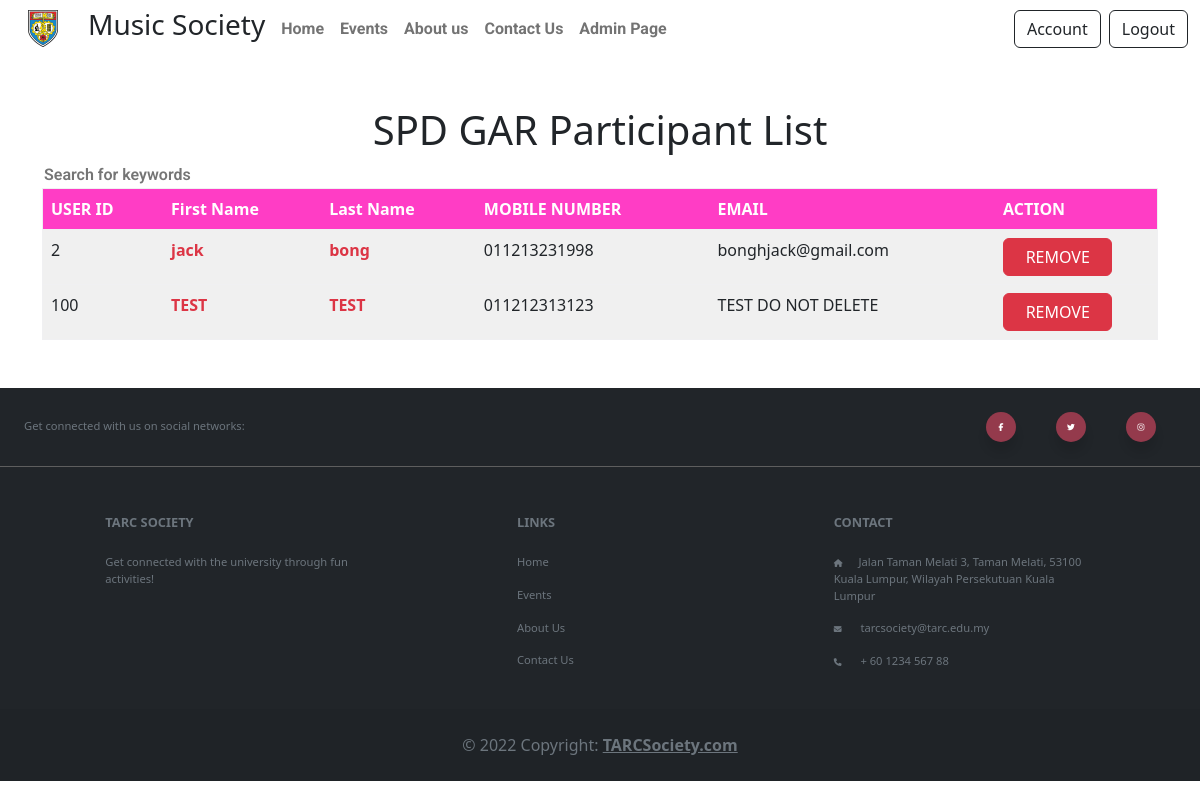
Page /event-participant.php?Event_ID=3 (signed in) on the committed database.
### tables this page shows
CREATE TABLE `event` (
  `Event_ID` int(11) NOT NULL,
  `Event_Name` varchar(50) NOT NULL,
  `Event_Image` mediumblob NOT NULL,
  `Event_Desc` longtext NOT NULL,
  `Date` date NOT NULL,
  `Time` time NOT NULL,
  `Location` varchar(30) NOT NULL,
  `Price` double NOT NULL,
  `Seat` int(255) NOT NULL
);

CREATE TABLE `user` (
  `User_ID` int(11) NOT NULL,
  `First_Name` varchar(30) NOT NULL,
  `Last_Name` varchar(30) NOT NULL,
  `Email` varchar(30) DEFAULT NULL,
  `Mobile_Number` varchar(30) NOT NULL,
  `Password` varchar(30) NOT NULL
);

### event-participant.php (the view, shortened to what this page needs)
<?php
require("PHP_modules/conn.php");
?>
<!DOCTYPE html>
<html lang="en">
<head>
    <link rel="stylesheet" href="CSS/main.css">
    <link rel="stylesheet" href="https://cdn.jsdelivr.net/npm/bootstrap@5.2.0/dist/css/bootstrap.min.css">
</head>
<body>
    <?php require("PHP_modules/Navigation.php") ?>
    <?php
    $sql = "SELECT * FROM Booking WHERE Event_ID=" . $_GET["Event_ID"];
    $result = $mysqli->query($sql);
    $sql="SELECT * FROM event WHERE Event_ID=". $_GET["Event_ID"];
    $eventResult = $mysqli->query($sql);
    $eventRow = $eventResult->fetch_assoc();
    ?>
    <h1 class="text-center mt-5"><?php echo $eventRow['Event_Name'] ?> Participant List</h1>
    <div class="booking-list container mb-5">
        <table class="table table" style="border:1px solid #f0f0f2">
            <div class="d-flex" style="width:40%;">
                <input type="text ps-5 pe-5" style="width:100%;border:none;font-family: 'Roboto';font-weight: 600;" placeholder='Search for keywords'></input>
            </div>
            <tbody>
                <tr class="text-white" style="background-color: #ff3dc5;">
                    <th class="fw-bold">USER ID</th>
                    <td class="fw-bold">First Name</td>
                    <td class="fw-bold">Last Name</td>
                    <td class="fw-bold">MOBILE NUMBER</td>
                    <td class="fw-bold">EMAIL</td>
                    <td class="fw-bold">ACTION</td>
                </tr>
                <?php
                for ($i = 0; $i < mysqli_num_rows($result); $i++) {
                    $row = $result->fetch_assoc();
                    $sql = "SELECT * FROM user WHERE User_ID=" . $row["User_ID"];
                    $userResult = $mysqli->query($sql);
                    $userRow = $userResult->fetch_assoc();
                    echo ('<tr style="background-color:#f0f0f0;">
                        <td>'. $userRow['User_ID'] .'</td>
                        <td class="fw-semibold text-danger">'. $userRow['First_Name'] .'</td>
                        <td class="fw-semibold text-danger">'. $userRow['Last_Name'] .'</td>
                        <td class="fw-light">'. $userRow['Mobile_Number'] .'</td>
                        <td class="fw-light">'. $userRow['Email'] .'</td>
                        <form action="event-participant.php?Event_ID='. $_GET["Event_ID"] .'" method="POST">
                        <td><input type="submit" name="del-sub" value="REMOVE" class="btn btn-danger w-75"></td>
                        <input type="text" name="userID" value="'. $row['User_ID'] .'" style="display:none">
                        </form>
                    </tr>');
                }
                ?>
            </tbody>
        </table>
    </div>
    <?php require("PHP_modules/footer.php") ?>
</body>
</html>

### CSS/main.css (style rules this page uses)
@media only screen and (min-width: 992px) { h1 { font-size: 10.0rem; } }
@media only screen and (max-width: 1400px) { h1 { font-size: 1.0rem; } }

### rows in the picture
event: Event_Name "SPD GAR"
user: User_ID "2", First_Name "jack", Last_Name "bong", Mobile_Number "011213231998", Email "bonghjack@gmail.com"
user: User_ID "100", First_Name "TEST", Last_Name "TEST", Mobile_Number "011212313123", Email "TEST DO NOT DELETE"
